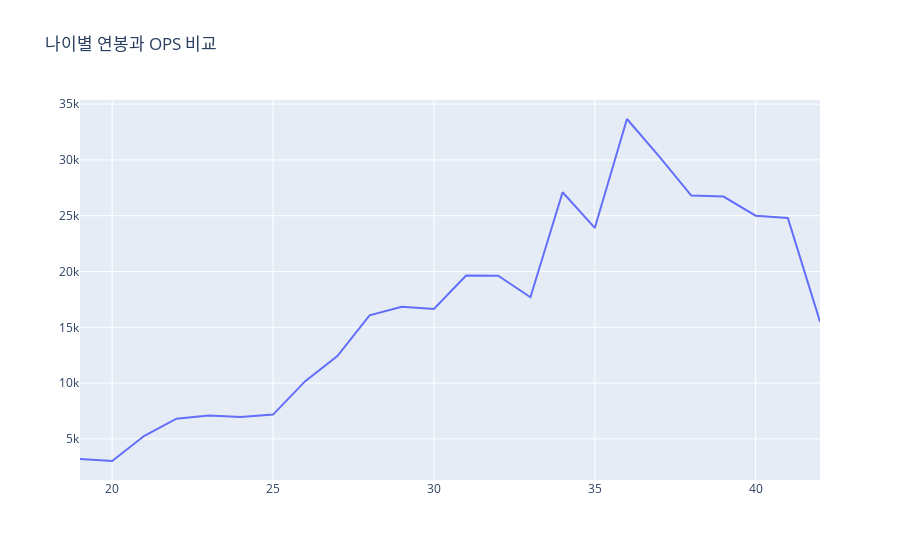

Write notebook code for a chart like this one.
### Code cell
age_category()

### Figure 1 — Plotly figure (JSON) as saved in the notebook; plotly's stock layout.template omitted (floating-point values rounded to 4 significant figures)
{"data": [{"name": "나이별 연봉", "type": "scatter", "x": [19, 20, 21, 22, 23, 24, 25, 26, 27, 28, 29, 30, 31, 32, 33, 34, 35, 36, 37, 38, 39, 40, 41, 42], "xaxis": "x", "y": [3200, 3020, 5280, 6811.0, 7105.0, 6962.0, 7177.0, 10175, 12420.0, 16070.0, 16840.0, 16650.0, 19630.0, 19630.0, 17690.0, 27100, 23900.0, 33660.0, 30310.0, 26800, 26710.0, 25000, 24800, 15500], "yaxis": "y"}], "layout": {"title": {"text": "나이별 연봉과 OPS 비교"}, "xaxis": {"anchor": "y", "domain": [0, 1]}, "yaxis": {"anchor": "x", "domain": [0, 1]}}}
